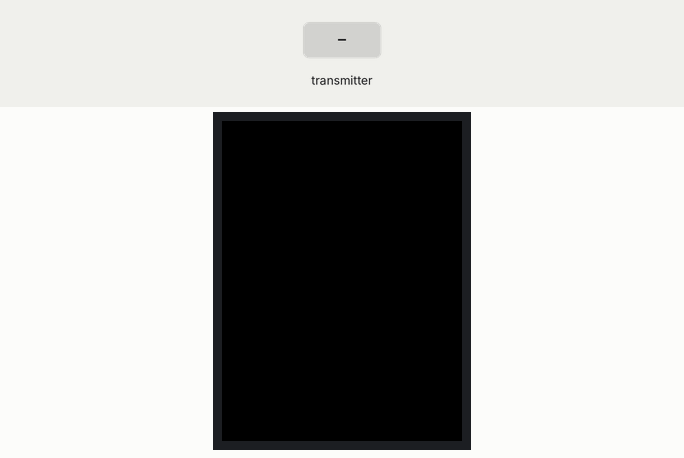
This sketch was run on a simulated ESP32. Shown: 320×240 colour display. The test bench sets the inputs (shaded band).

Above: at 1.4 s.
1.5 s: the transmitter starts sending kwh_totaal = 0
At 2.0 s:
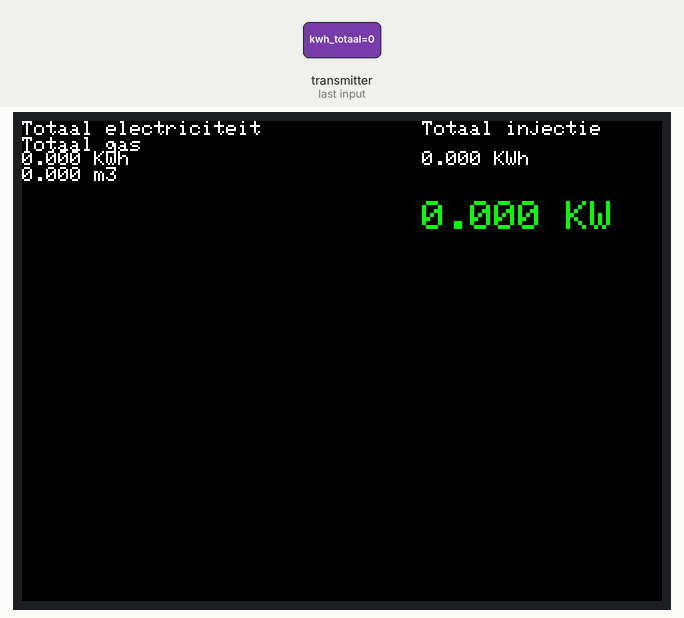
4.5 s: the transmitter starts sending verbruik_nu = 25
At 5.0 s:
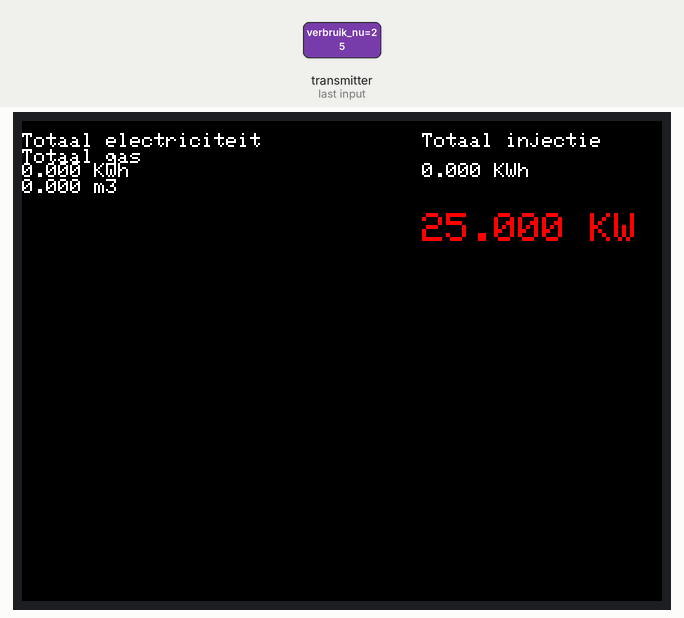
7.5 s: the transmitter starts sending relais1 = 1
At 7.88 s:
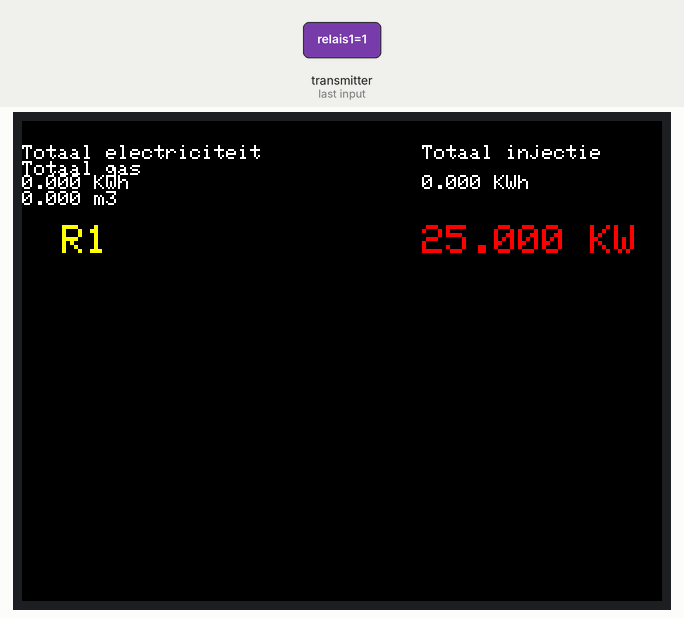
10.5 s: the transmitter starts sending injectie_nu = 25
At 10.88 s:
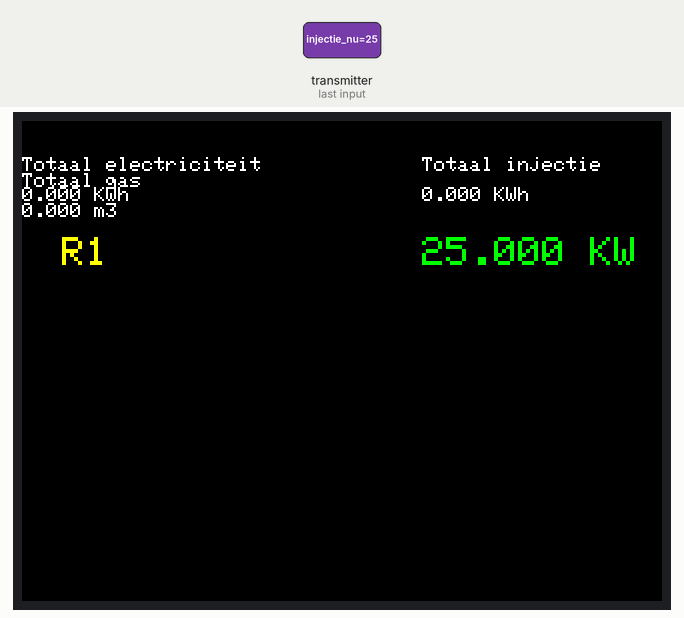
13.5 s: the transmitter starts sending pwm_sturing = 1024
At 14.0 s:
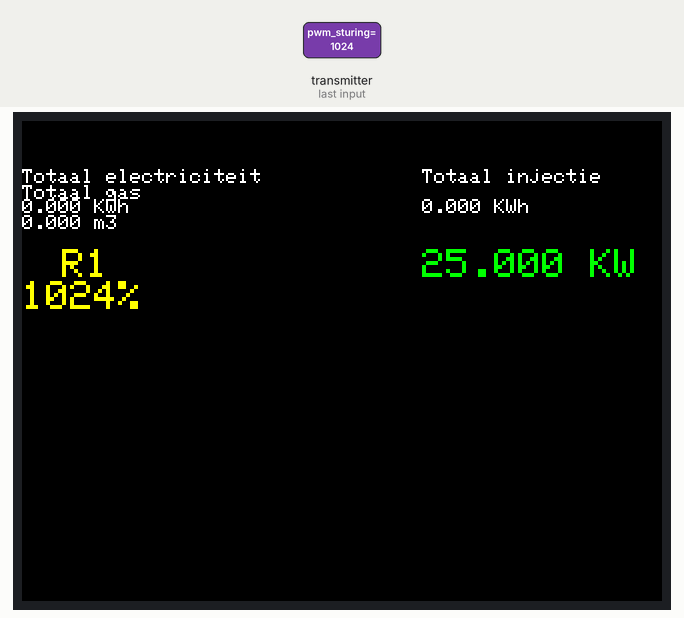
16.5 s: the transmitter starts sending injectie_nu = 0
At 16.88 s:
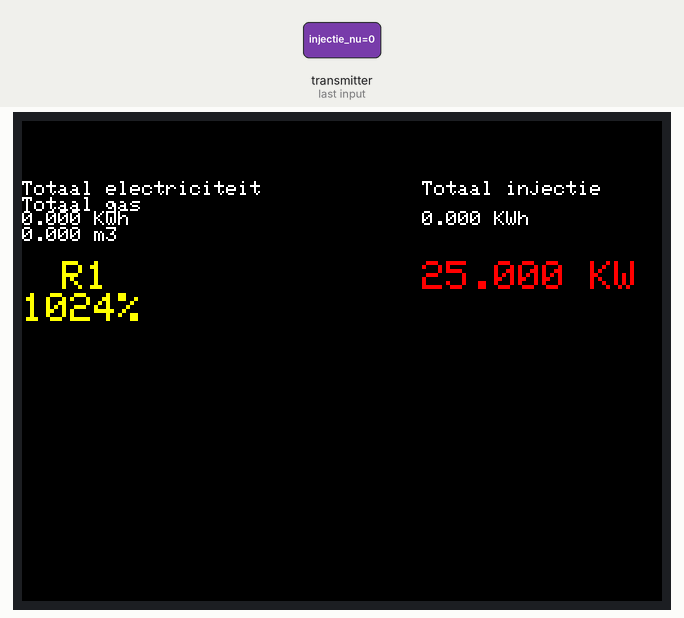
Timing chart, 0 to 19.5 s (numbered marks = the images above; inputs shaded):
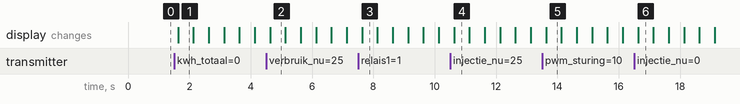

The sketch:

slimme_meter_esp32_display.ino
```cpp
// (licence header left out)
#include <esp_now.h>
#include <WiFi.h>
#include <TFT_eSPI.h>
#include <SPI.h>

TFT_eSPI tft = TFT_eSPI();

typedef struct meter_data{
  float kwh_totaal;
  float injectie_totaal;
  float injectie_nu;
  float verbruik_nu;
  float gas_totaal;
  bool  relais1;
  bool  relais2;
  bool  relais3;
  int   pwm_sturing;
}meter_data;
meter_data ingelezen;

unsigned long begin_millis;
int positie = 0;
int x = 1;

void OnDataRecv(const uint8_t * mac, const uint8_t *incomingData, int len) {
  memcpy(&ingelezen, incomingData, sizeof(ingelezen));
  tft.fillScreen(TFT_BLACK);
  tft.setTextColor(TFT_WHITE);
  tft.setTextSize(1);
  tft.setCursor(0, positie);
  tft.print("Totaal electriciteit");
  tft.setCursor(200, positie);
  tft.print("Totaal injectie");
  tft.setCursor(400, positie);
  tft.print("Totaal gas");
  tft.setCursor(0, positie + 15);
  tft.print(ingelezen.kwh_totaal, 3);
  tft.print(" KWh");
  tft.setCursor(200, positie + 15);
  tft.print(ingelezen.injectie_totaal, 3);
  tft.print(" KWh");
  tft.setCursor(400, positie + 15);
  tft.print(ingelezen.gas_totaal, 3);
  tft.print(" m3");
  tft.setTextSize(2);
  if(ingelezen.relais1){
    tft.setCursor(20, positie + 40);
    tft.setTextColor(TFT_YELLOW);
    tft.print("R1");
  }
  if(ingelezen.relais2){
    tft.setCursor(90, positie + 40);
    tft.setTextColor(TFT_YELLOW);
    tft.print("R2");
  }
  if(ingelezen.relais3){
    tft.setCursor(370, positie + 40);
    tft.setTextColor(TFT_YELLOW);
    tft.print("R3");
  }
  if(ingelezen.pwm_sturing > 0){
    tft.setCursor(420, positie + 40);
    tft.setTextColor(TFT_YELLOW);
    tft.print(ingelezen.pwm_sturing);
    tft.print("%");
  }

  tft.setCursor(200, positie + 40);
  if(ingelezen.injectie_nu >= ingelezen.verbruik_nu){
    tft.setTextColor(TFT_GREEN);
    tft.print(ingelezen.injectie_nu, 3);
    tft.print(" KW");
  }
  else{
    tft.setTextColor(TFT_RED);
    tft.setTextSize(2);
    tft.print(ingelezen.verbruik_nu, 3);
    tft.print(" KW");
  }
  positie = positie + x;
  if((positie == 250)|| (positie == 0)){
    x = x * -1;
  }
}

void setup() {
  Serial.begin(115200);
  WiFi.mode(WIFI_STA);
  if (esp_now_init() != ESP_OK) {
    Serial.println("Error initializing ESP-NOW");
    return;
  }
  esp_now_register_recv_cb(OnDataRecv);
  tft.begin();
  tft.setRotation(1);
  tft.setTextSize(1);
  tft.fillScreen(TFT_BLACK);
}

void loop() {

}
```

Measured:
- after the input at 1.5 s, the display: changes after 0.13 s (image 1)
- after the input at 4.5 s, the display: changes after 0.13 s (image 2)
- after the input at 7.5 s, the display: changes after 0.13 s (image 3)
- after the input at 10.5 s, the display: changes after 0.13 s (image 4)
- after the input at 13.5 s, the display: changes after 0.13 s (image 5)
- after the input at 16.5 s, the display: changes after 0.13 s (image 6)
- what the display in image 1 shows lasts 0.5 s, from 1.6 s to 2.1 s
